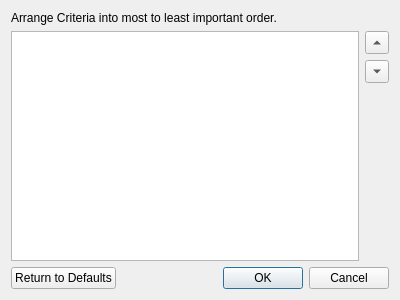
<?xml version="1.0" encoding="UTF-8"?>
<ui version="4.0">
 <class>Criteria</class>
 <widget class="QDialog" name="Criteria">
  <property name="geometry">
   <rect>
    <x>0</x>
    <y>0</y>
    <width>400</width>
    <height>300</height>
   </rect>
  </property>
  <property name="windowTitle">
   <string>Marker Selection Criteria</string>
  </property>
  <layout class="QVBoxLayout" name="verticalLayout">
   <item>
    <widget class="QLabel" name="label">
     <property name="text">
      <string>Arrange Criteria into most to least important order.</string>
     </property>
    </widget>
   </item>
   <item>
    <layout class="QHBoxLayout">
     <item>
      <widget class="QListWidget" name="listWidget">
       <property name="dragEnabled">
        <bool>true</bool>
       </property>
       <property name="dragDropOverwriteMode">
        <bool>false</bool>
       </property>
       <property name="dragDropMode">
        <enum>QAbstractItemView::InternalMove</enum>
       </property>
      </widget>
     </item>
     <item>
      <layout class="QVBoxLayout">
       <item>
        <widget class="QToolButton" name="btnMoveUp">
         <property name="text">
          <string/>
         </property>
         <property name="arrowType">
          <enum>Qt::UpArrow</enum>
         </property>
        </widget>
       </item>
       <item>
        <widget class="QToolButton" name="btnMoveDown">
         <property name="text">
          <string/>
         </property>
         <property name="arrowType">
          <enum>Qt::DownArrow</enum>
         </property>
        </widget>
       </item>
       <item>
        <spacer>
         <property name="orientation">
          <enum>Qt::Vertical</enum>
         </property>
         <property name="sizeHint" stdset="0">
          <size>
           <width>20</width>
           <height>40</height>
          </size>
         </property>
        </spacer>
       </item>
      </layout>
     </item>
    </layout>
   </item>
   <item>
    <layout class="QHBoxLayout" name="horizontalLayout">
     <item>
      <widget class="QPushButton" name="btnDefaults">
       <property name="text">
        <string>Return to Defaults</string>
       </property>
      </widget>
     </item>
     <item>
      <widget class="QDialogButtonBox" name="buttonBox">
       <property name="orientation">
        <enum>Qt::Horizontal</enum>
       </property>
       <property name="standardButtons">
        <set>QDialogButtonBox::Cancel|QDialogButtonBox::Ok</set>
       </property>
      </widget>
     </item>
    </layout>
   </item>
  </layout>
 </widget>
 <resources/>
 <connections>
  <connection>
   <sender>buttonBox</sender>
   <signal>accepted()</signal>
   <receiver>Criteria</receiver>
   <slot>accept()</slot>
   <hints>
    <hint type="sourcelabel">
     <x>248</x>
     <y>254</y>
    </hint>
    <hint type="destinationlabel">
     <x>157</x>
     <y>274</y>
    </hint>
   </hints>
  </connection>
  <connection>
   <sender>buttonBox</sender>
   <signal>rejected()</signal>
   <receiver>Criteria</receiver>
   <slot>reject()</slot>
   <hints>
    <hint type="sourcelabel">
     <x>316</x>
     <y>260</y>
    </hint>
    <hint type="destinationlabel">
     <x>286</x>
     <y>274</y>
    </hint>
   </hints>
  </connection>
 </connections>
</ui>
